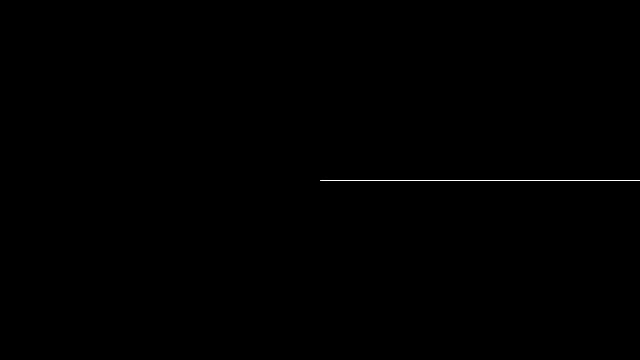
Frame 1 (no input)
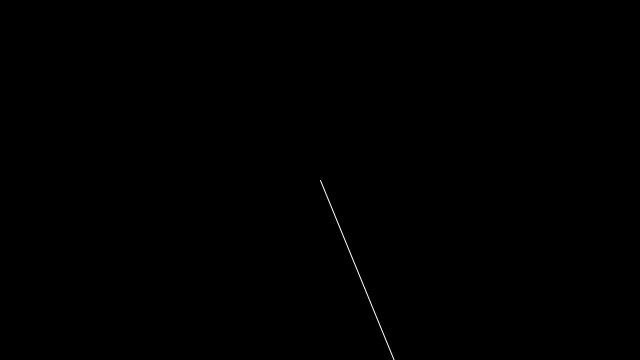
Frame 60 (the mouse pressed at the canvas centre just before this capture)
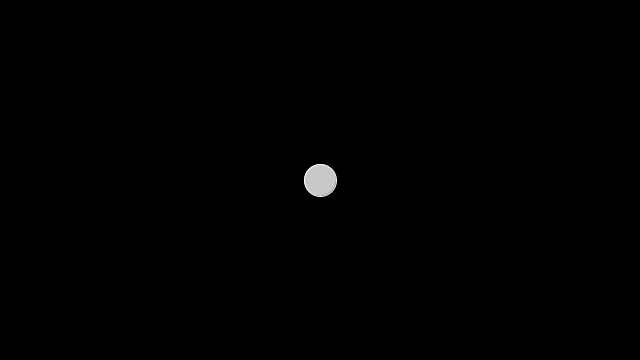
Frame 120 (the mouse held since frame 60 and released just before this capture)

The Processing sketch that drew these frames (run headless with seeded random() and noise(); from frame 60 on, the mouse is pressed at the canvas centre):

// Processing sketch: PolarToCartesian
// ── PolarToCartesian.pde
/**
 * PolarToCartesian
 * by Daniel Shiffman.  
 * 
 * Convert a polar coordinate (r,theta) to cartesian (x,y):  
 * x = r * cos(theta)
 * y = r * sin(theta)
 */
 
float r;
float theta;


void setup() {
  size(640, 360);
  smooth();
  
  // Initialize all values
  r = height * 0.45;
  theta = 0;
}

void draw() {
  
  background(0);
  
  // The radius is the distance between the mouse and the center of the window
  r = dist(mouseX,mouseY,width/2,height/2);
  
  // Translate the origin point to the center of the screen
  translate(width/2, height/2);
  
  // Convert polar to cartesian
  float x = r * cos(theta);
  float y = r * sin(theta);
  
  // Draw the ellipse at the cartesian coordinate
  ellipseMode(CENTER);
  fill(200);
  stroke(255);
  line(0,0,x,y);
  ellipse(x, y, 32, 32);
  
  // Increase the angle over time
  theta += 0.02;
  

}
